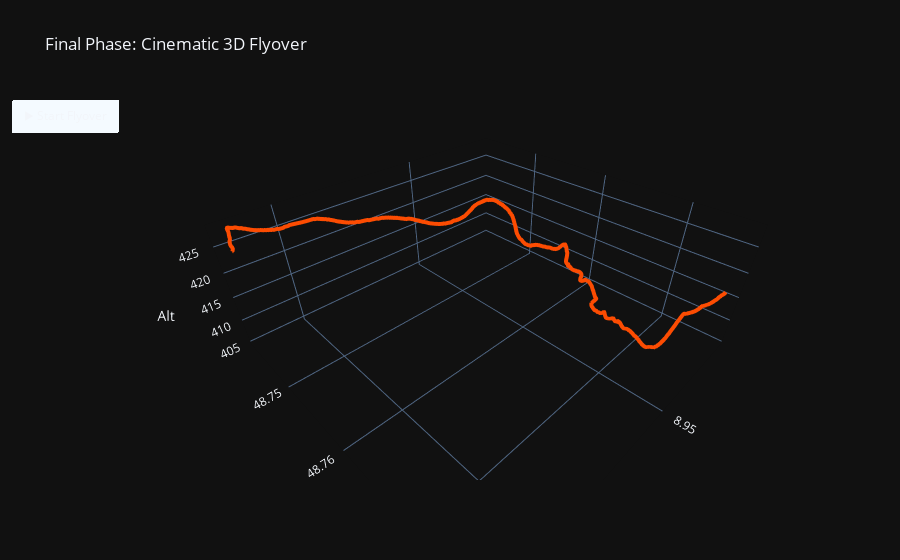

Write notebook code for a chart like this one.
### Code cell
import plotly.graph_objects as go
import numpy as np

# 1. Create the base 3D line
fig_flyover = go.Figure(data=[go.Scatter3d(
    x=df['lon'], y=df['lat'], z=df['alt'],
    mode='lines',
    line=dict(color='#FC4C02', width=8)
)])

# 2. Build the "Frames" for the camera movement
frames = []
# We'll create a frame every 50 points to keep the animation smooth but fast
step = 50 
for i in range(0, len(df), step):
    # Current point coordinates
    curr_x = df['lon'].iloc[i]
    curr_y = df['lat'].iloc[i]
    curr_z = df['alt'].iloc[i]
    
    frames.append(go.Frame(
        layout=dict(
            scene_camera=dict(
                # The 'eye' is the drone position relative to the center
                eye=dict(x=1.2, y=1.2, z=0.6),
                # The 'center' is where the camera is looking
                center=dict(x=0, y=0, z=0)
            ),
            # This centers the map on the current GPS point as we move
            scene=dict(
                xaxis=dict(range=[df['lon'].min(), df['lon'].max()]),
                yaxis=dict(range=[df['lat'].min(), df['lat'].max()]),
                zaxis=dict(range=[df['alt'].min() - 5, df['alt'].max() + 5])
            )
        ),
        name=f"frame{i}"
    ))

# 3. Add the Play Button and Final Layout
fig_flyover.update_layout(
    title="Final Phase: Cinematic 3D Flyover",
    template="plotly_dark",
    updatemenus=[dict(
        type="buttons",
        buttons=[dict(label="▶ Start Flyover", method="animate", args=[None, {"frame": {"duration": 100, "redraw": True}}])]
    )],
    scene=dict(
        aspectratio=dict(x=1, y=1, z=0.4),
        xaxis_title="Lon", yaxis_title="Lat", zaxis_title="Alt"
    )
)

fig_flyover.frames = frames
fig_flyover.show()

### Figure 1 — Plotly figure (JSON) as saved in the notebook; plotly's stock layout.template omitted (floating-point values rounded to 4 significant figures; data arrays with more than 128 entries replaced by an {"elided": "..."} marker saying what was removed)
{"data": [{"line": {"color": "#FC4C02", "width": 8}, "mode": "lines", "type": "scatter3d", "x": {"elided": "1709 float values"}, "y": {"elided": "1709 float values"}, "z": {"elided": "1709 float values"}}], "layout": {"autosize": true, "scene": {"aspectratio": {"x": 1, "y": 1, "z": 0.4}, "camera": {"center": {"x": 0, "y": 0, "z": 0}, "eye": {"x": 0.7319, "y": 0.7319, "z": 0.7319}, "projection": {"type": "perspective"}, "up": {"x": 0, "y": 0, "z": 1}}, "xaxis": {"title": {"text": "Lon"}, "type": "linear"}, "yaxis": {"title": {"text": "Lat"}, "type": "linear"}, "zaxis": {"title": {"text": "Alt"}, "type": "linear"}}, "title": {"text": "Final Phase: Cinematic 3D Flyover"}, "updatemenus": [{"buttons": [{"args": [null, {"frame": {"duration": 100, "redraw": true}}], "label": "▶ Start Flyover", "method": "animate"}], "type": "buttons"}]}}
